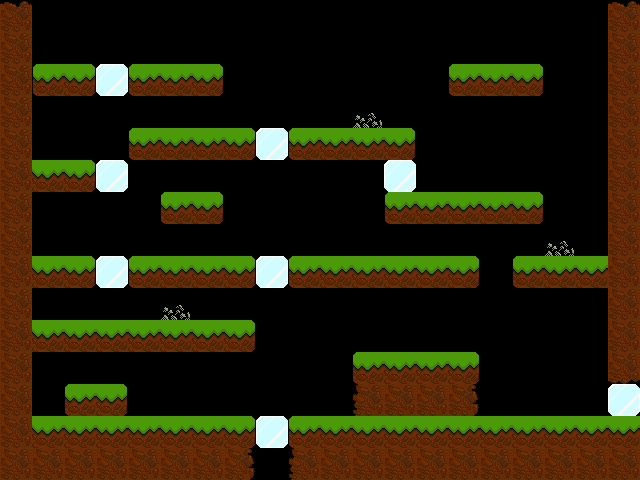

Rendered tile map (Tiled .tmx) drawn with the repository's tilesets; below, a short description and the full map source, tile grids included:
An orthogonal 20x15 tile map with 32x32 px tiles, 1 tile layer (Kachelebene 1).

<map version="1.0" orientation="orthogonal" renderorder="right-down" width="20" height="15" tilewidth="32" tileheight="32">
 <tileset firstgid="1" name="Tileset" tilewidth="32" tileheight="32">
  <image source="../images/Tileset.png" width="640" height="32" />
 </tileset>
 <layer name="Kachelebene 1" width="20" height="15">
  <data encoding="csv">
12,0,0,0,0,0,0,0,0,0,0,0,0,0,0,0,0,0,0,12,
9,0,0,0,0,0,0,0,0,0,0,0,0,0,0,0,0,0,0,9,
9,1,3,7,1,2,3,0,0,0,0,0,0,0,1,2,3,0,0,9,
9,0,0,0,0,0,0,0,0,0,0,14,0,0,0,0,0,0,0,9,
9,0,0,0,1,2,2,3,7,1,2,2,3,0,0,0,0,0,0,9,
9,2,3,7,0,0,0,0,0,0,0,0,7,0,0,0,0,0,0,9,
9,0,0,0,0,1,3,0,0,0,0,0,1,2,2,2,3,0,0,9,
9,0,0,0,0,0,0,0,0,0,0,0,0,0,0,0,0,14,0,9,
9,2,3,7,1,2,2,3,7,1,2,2,2,2,3,0,1,2,2,9,
9,0,0,0,0,14,0,0,0,0,0,0,0,0,0,0,0,0,0,9,
9,2,2,2,2,2,2,3,0,0,0,0,0,0,0,0,0,0,0,9,
9,0,0,0,0,0,0,0,0,0,0,1,2,2,3,0,0,0,0,13,
9,0,1,3,0,0,0,0,0,0,0,10,9,9,11,0,0,0,0,7,
9,2,2,2,2,2,2,3,7,1,2,2,2,2,2,2,2,2,2,2,
9,9,9,9,9,9,9,11,0,10,9,9,9,9,9,9,9,9,9,9
</data>
 </layer>
</map>